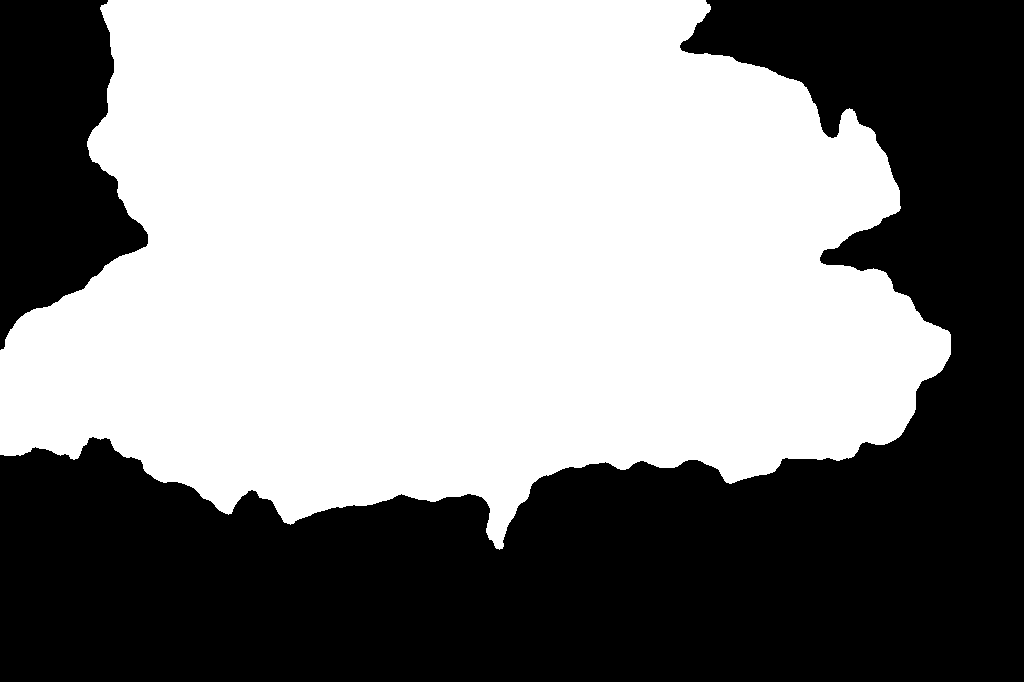
#> input picture mascara_pluma.png, 1024 x 682 px
$ jupyter execute --allow-errors sam_segmentacao_pluma.ipynb   (shell and % lines are left out)   (older library calls are emulated)
#> lines starting #> are read from the running program, lines starting #| are printed output that depends on the picture; after the words box and inside, x2 and y2 are one past the last pixel; in counts of white or black regions, pixels touching at a corner belong together
<a href="https://colab.research.google.com/github/lucnavarro/modelagem-sam/blob/main/sam_segmentacao_pluma.ipynb" target="_parent"></a>

# Segmentação de uma pluma de fumaça com o SAM

Modelagem Computacional - Profa Raquel Lobosco
Aluno: Lucas Ribeiro Navarro - RA: 178181

Neste notebook uso o Segment Anything Model (SAM) para segmentar uma pluma de fumaça em uma imagem, vejo onde ele erra e tento melhorar o resultado com caixa e pontos como prompts.

[cell 1]
import numpy as np
import cv2
import torch
import pandas as pd
import matplotlib.pyplot as plt
from scipy.ndimage import binary_fill_holes
from google.colab import files
from segment_anything import sam_model_registry, SamPredictor, SamAutomaticMaskGenerator

#> (the rest of this cell did not finish here and is left out)

## 1. Imagem escolhida

Imagem usada: foto de uma pluma de cinza vulcânica, com uma montanha no canto inferior esquerdo e uma nuvem branca encostada na base da pluma.

[cell 2]
enviado = files.upload()
#> the answer given: mascara_pluma.png
nome_arquivo = list(enviado.keys())[0]
img = cv2.cvtColor(cv2.imread(nome_arquivo), cv2.COLOR_BGR2RGB)
#> img is the input picture: shape (682, 1024, 3); 54.2% white; 2 black regions, box (x1, y1, x2, y2) and area: (0, 0, 1024, 682) 286044, (0, 0, 148, 350) 33771

escala = 1024 / max(img.shape[:2])
#> escala = 1
if escala < 1:
    img = cv2.resize(img, None, fx=escala, fy=escala, interpolation=cv2.INTER_AREA)
H, W = img.shape[:2]
#> H = 682; W = 1024
print(W, "x", H)
#| 1024 x 682

[cell 3]
def mostrar_grade(imagem, passo=0.1):
    fig, ax = plt.subplots(figsize=(9, 9 * H / W))
    ax.imshow(imagem)
    marcas = np.arange(0, 1.01, passo)
    ax.set_xticks(marcas * W)
    ax.set_xticklabels([f"{m:.1f}" for m in marcas])
    ax.set_yticks(marcas * H)
    ax.set_yticklabels([f"{m:.1f}" for m in marcas])
    ax.grid(color="yellow", alpha=0.5, lw=0.6)
    ax.set_title("Coordenadas relativas (x na horizontal, y na vertical)")
    plt.show()

mostrar_grade(img)

## 2. Máscara gerada pelo SAM (modo automático)

Primeiro rodo o gerador automático, sem nenhum prompt, só para ver o que o SAM entende como objetos na imagem.

#> (a cell that did not finish here is left out)

## 3. Avaliação do resultado automático

A máscara cobre a pluma? Não. O modo automático não gerou uma máscara única para a pluma inteira. Ele pegou só pedaços pequenos e isolados dentro dela, que são algumas “bolhas” de fumaça mais claras ou mais escuras (as manchas azul, rosa, roxa escura, bege, amarela e verde). A maior parte do corpo da pluma ficou sem máscara.

Inclui regiões que não pertencem a ela? Sim. Uma das maiores máscaras cobre o céu do lado esquerdo da imagem, fora da pluma. A montanha embaixo à esquerda também virou uma máscara própria, o que é correto como objeto, mas não é fumaça. Aparecem ainda pequenos fragmentos nas bordas da montanha, na parte de baixo.

Deixa partes da fumaça de fora? Sim, quase toda. A parte de cima, que é mais escura, e a parte de baixo, que é mais clara e parece nuvem, ficaram sem máscara contínua. A nuvem branca encostada na base da pluma também não foi separada dela. Isso mostra que o SAM, sem prompt, não entende a pluma como um único objeto: ela tem muitas texturas e tons diferentes e as bordas são difusas, então ele a divide em pedaços ou ignora.

## 4. Melhorando com prompts

Agora uso o `SamPredictor`, que aceita uma caixa e pontos positivos (dentro da pluma) e negativos (fora dela). As coordenadas são frações da imagem, de 0 a 1, e ajustei olhando a grade da seção 1.

#> (a cell that did not finish here is left out)

[cell 6]
caixa_pluma = (0.02, 0.00, 0.93, 0.78)

configs = {
    "A - só caixa": dict(caixa=caixa_pluma),
    "B - caixa + pontos positivos": dict(
        caixa=caixa_pluma,
        pos=[(0.45, 0.45), (0.70, 0.30), (0.20, 0.55), (0.30, 0.70)],
    ),
    "C - caixa + positivos + negativos": dict(
        caixa=caixa_pluma,
        pos=[(0.45, 0.45), (0.70, 0.30), (0.20, 0.55), (0.30, 0.70)],
        neg=[(0.97, 0.30), (0.02, 0.15), (0.10, 0.90), (0.80, 0.92)],
    ),
}
resultados = {}
#> (the rest of this cell did not finish here and is left out)

## 5. Comparação lado a lado

Para cada configuração: imagem original com os prompts, máscara binária e máscara sobreposta com contorno.

[cell 7]
# [29 lines left out: function painel, not called in this run]

#> (the rest of this cell did not finish here and is left out)

Comentários:

A (só caixa): A máscara cobre praticamente toda a pluma, inclusive as partes claras da parte de baixo, e separa bem a pluma da nuvem branca e da montanha. A parte de cima fica cortada reto porque a caixa começa no topo da imagem, mas a pluma continua para fora do quadro mesmo. Na versão binária aparecem alguns pontinhos soltos perto da montanha, que a limpeza removeu.

B (caixa + pontos positivos): O resultado ficou praticamente igual ao de A. Os pontos positivos, dentro das partes clara e escura da pluma, não mudaram o contorno de forma visível. A caixa já continha quase toda a informação de que o SAM precisava.

C (caixa + positivos + negativos): Também ficou muito parecido com A e B. Os pontos negativos no céu, na montanha e na nuvem branca da base não precisaram corrigir nada, porque a máscara já não incluía essas regiões. Há uma diferença mínima no lado esquerdo, que pode ser conferida na tabela de IoU. Nesta imagem, a caixa foi o prompt que mais pesou, e os pontos só confirmaram o resultado.

### Limpeza da máscara

Como a apresentação da máscara também conta, aplico abertura e fechamento morfológico, fico só com o maior componente conexo e preencho buracos.

[cell 8]
# [10 lines left out: function limpar, not called in this run]

def iou(a, b):
    uniao = (a | b).sum()
    return (a & b).sum() / uniao if uniao else 0.0

escolhida = list(configs)[-1]
limpas = {nome: limpar(r[0]) for nome, r in resultados.items()}
#> (the rest of this cell did not finish here and is left out)

#> (a cell that did not finish here is left out)

## 6. O que dificultou a segmentação

Aqui meço na própria imagem o que pode ter atrapalhado: brilho e contraste da fumaça em relação à faixa ao redor, diferença de cor e força do gradiente na borda da máscara.

[cell 10]
regiao_nuvem = (0.55, 0.82, 0.95, 0.98)

cinza = cv2.cvtColor(img, cv2.COLOR_RGB2GRAY).astype(float)
hsv = cv2.cvtColor(img, cv2.COLOR_RGB2HSV).astype(float)
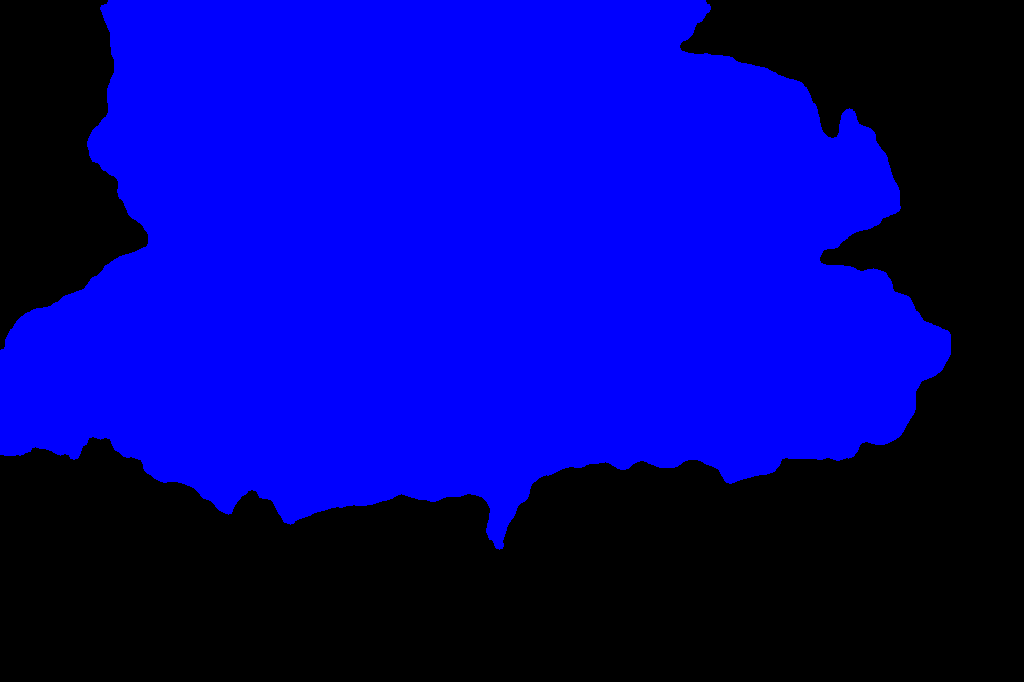
#> hsv: shape (682, 1024, 3) float64; mean R, G, B 0, 0, 138.2
lab = cv2.cvtColor(img, cv2.COLOR_RGB2LAB).astype(float)
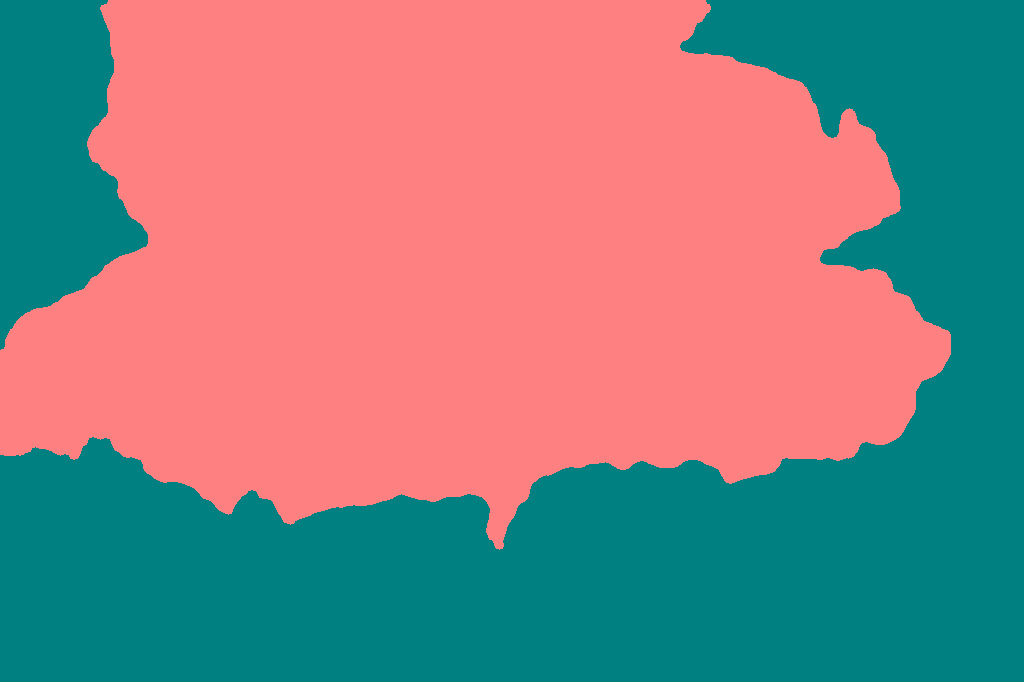
#> lab: shape (682, 1024, 3) float64; mean R, G, B 138.2, 128, 128

kernel = cv2.getStructuringElement(cv2.MORPH_ELLIPSE, (41, 41))
#> (the rest of this cell did not finish here and is left out)
